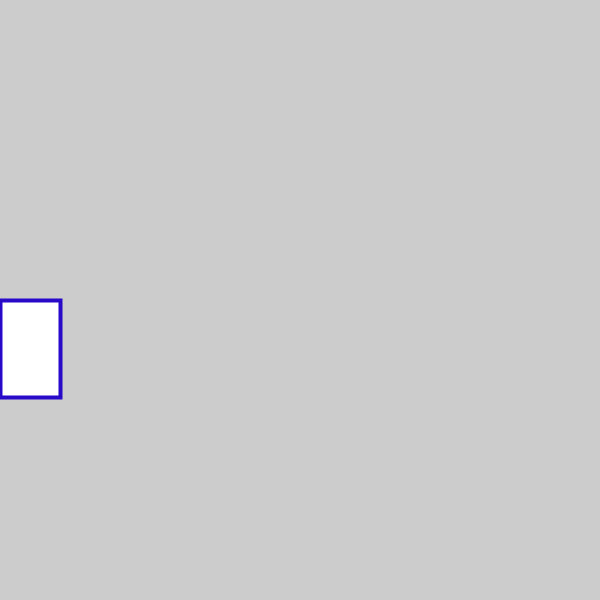
Frame 1 (no input)
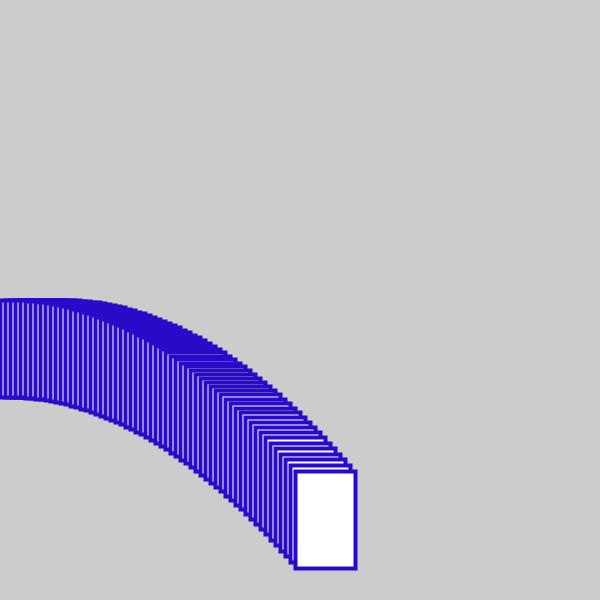
Frame 60 (the mouse pressed at the canvas centre just before this capture)
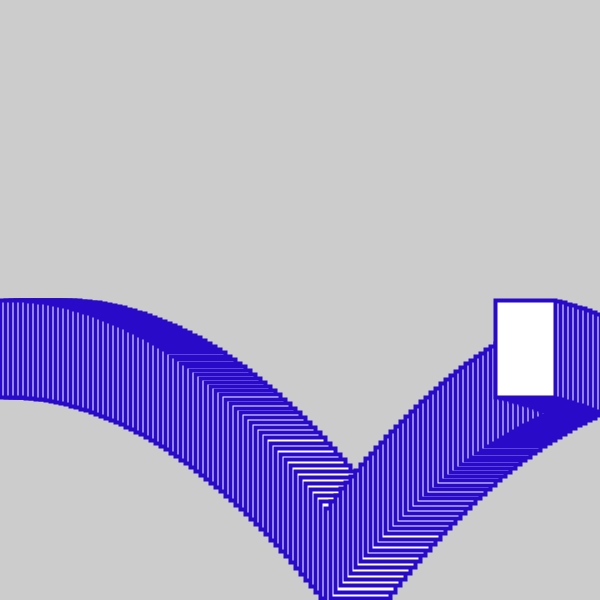
Frame 120 (the mouse held since frame 60 and released just before this capture)

The Processing sketch that drew these frames (run headless with seeded random() and noise(); from frame 60 on, the mouse is pressed at the canvas centre):

// Processing sketch: bouncing_shapes
// ── bouncing_shapes.pde

float x, y;
float dx = 8;
float dy;
float gravity = 0.1;

void setup() {
  size(600, 600);
  stroke(40, 10, 200);
  strokeWeight(4);
  fill(255);
  dx = 5;
  x = 0;
  dy = 0;
  y = height/2;
}
 
float w = 60;
float h = w * 1.618; 

void draw() {
  // background(0);
  rect(x, y, w, h);
  x = x + dx;
  y = y + dy;
  
  dy = dy + gravity;
  
  if ((x + w) > width  || x < 0) {
    dx = -dx;
  }
  
  if ((y + h) > height || y < 0) {
    dy = -dy;
  }
}
